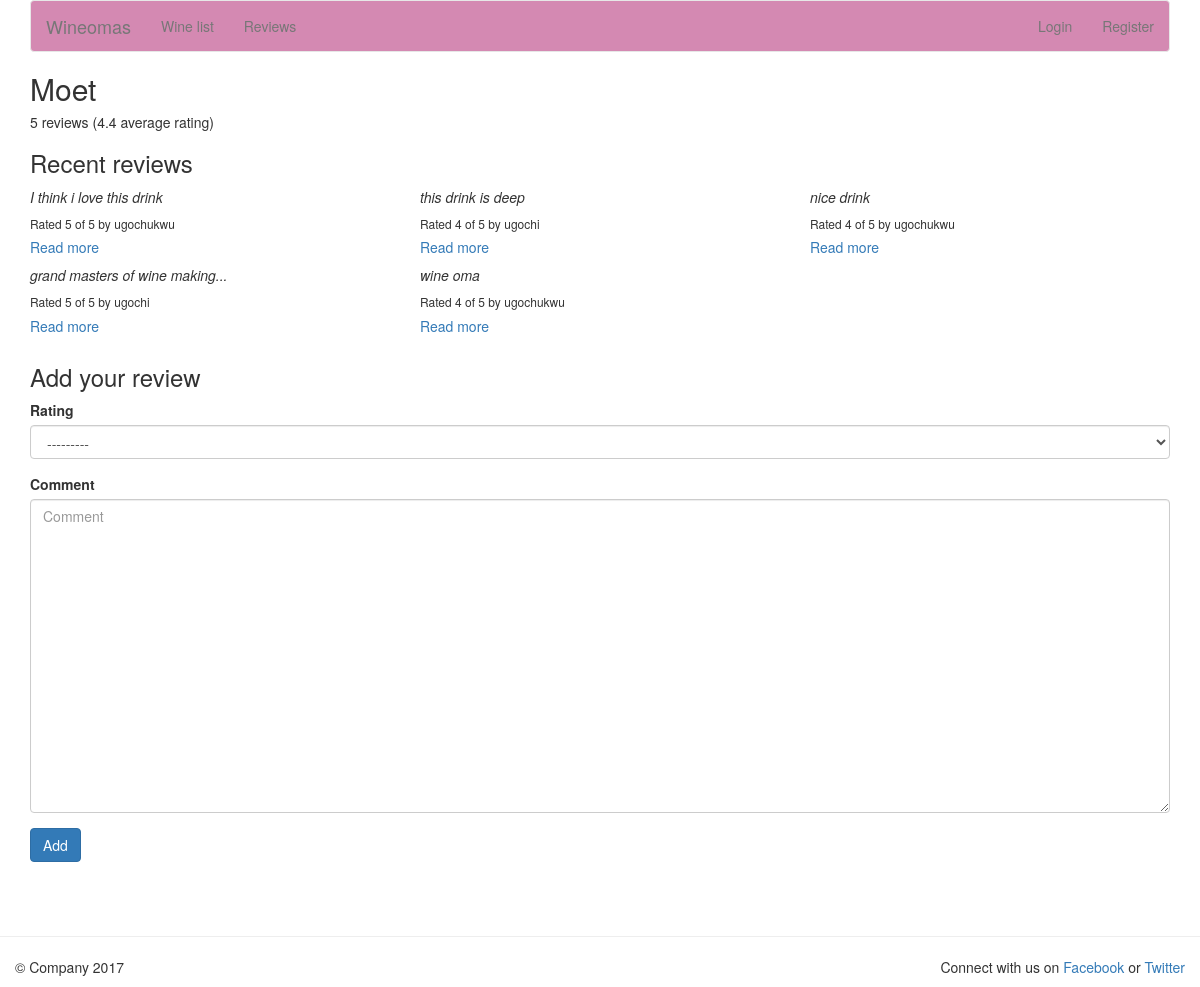
/reviews/wine/1/, run on the app's committed database.
### reviews/models.py (models this page shows, shortened)
class Wine(models.Model):
    name = models.CharField(max_length=200)
    def rating_average(self):
        reviews = Review.objects.filter(wine=self)
        review_rating = [review.rating for review in reviews]
        review_sum = sum(review_rating)
        average_review = review_sum/len(review_rating)
        return average_review

class Review(models.Model):
    RATING_CHOICES = (
        (1, '1'),
        (2, '2'),
        (3, '3'),
        (4, '4'),
        (5, '5'),
    )
    wine = models.ForeignKey(Wine)
    pub_date = models.DateTimeField('date published')
    user_name = models.CharField(max_length=100)
    comment = models.CharField(max_length=200)
    rating = models.IntegerField(choices=RATING_CHOICES)

### reviews/views.py (the view)
# urls.py: url(r'^wine/(?P<wine_id>[0-9]+)/$', views.wine_detail, name='wine_detail'),
def wine_detail(request, wine_id):
    wine = get_object_or_404(Wine, pk=wine_id)
    form = ReviewForm()
    return render(request, 'reviews/wine_detail.html', {'wine': wine, 'form': form})

### reviews/forms.py
class ReviewForm(ModelForm):
    class Meta:
        model = Review
        fields = ['rating', 'comment']
        widgets = {
            'comment': Textarea(attrs={'cols': 40, 'rows': 15})
        }

### reviews/templates/reviews/wine_detail.html (shortened to what this page needs)
{% extends 'base.html' %}
{% load bootstrap3 %}
{% block title %}
<h2>{{ wine.name }}</h2>
<h5>{{ wine.review_set.count }} reviews ({{ wine.rating_average | floatformat }} average rating)</h5>
{% endblock %}
{% block content %}
<h3>Recent reviews</h3>
{% if wine.review_set.all %}
<div class="row">
    {% for review in wine.review_set.all %}
    <div class="col-xs-6 col-lg-4">
        <em>{{ review.comment }}</em>
        <h6>Rated {{ review.rating }} of 5 by {{ review.user_name }}</h6>
        <h5><a href="{% url 'reviews:review_detail' review.id %}">
        Read more
        </a></h5>
    </div>
    {% endfor %}
</div>
{% else %}
<p>No reviews for this wine yet</p>
{% endif %}
<h3>Add your review</h3>
<form action="{% url 'reviews:add_review' wine.id %}" method="post" class="form">
    {% bootstrap_form form layout='inline' %}
    {% buttons %}
    <button type="submit" class="btn btn-primary">
      {% bootstrap_icon "star" %} Add
    </button>
    {% endbuttons %}
</form>
{% endblock %}

### data on the page
Wine: name "Moet", review_set.count "5", rating_average "4.4"
Review: comment "I think i love this drink", rating "5", user_name "ugochukwu"
Review: comment "this drink is deep", rating "4", user_name "ugochi"
Review: comment "nice drink", rating "4", user_name "ugochukwu"
Review: comment "grand masters of wine making...", rating "5", user_name "ugochi"
Review: comment "wine oma", rating "4", user_name "ugochukwu"
